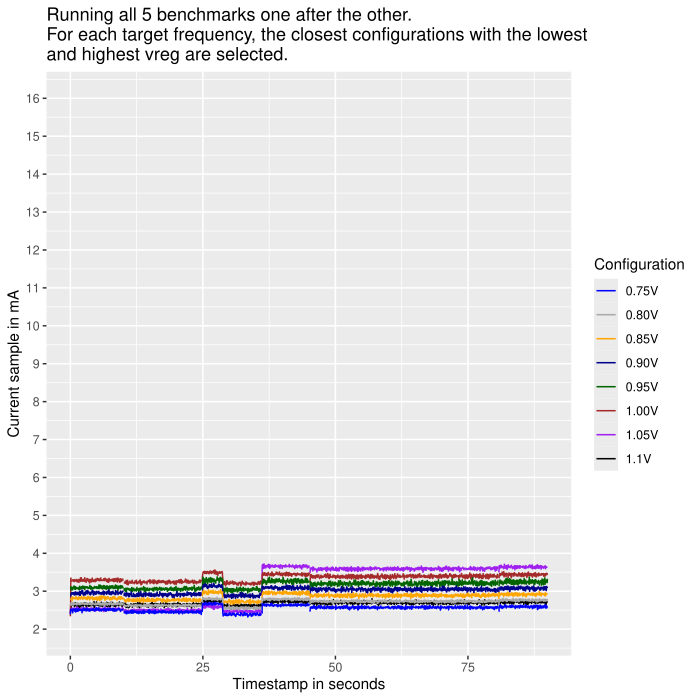

This chart was generated by the following R code:
library("ggplot2")
library("dplyr")
library(rlang)

df <- read.csv("xosc_pairs_freqs.csv")
#df <- df %>%
#  mutate(
#    x_range = cut(
#      expe_num,
#      breaks = c(0, 15, 30),   # upper bound is exclusive by default
#      right = FALSE,              # [0,15), [15,30), ...
#      labels = c("non trimmed", "trimmed")
#    )
#  )
df <- df %>%
  mutate(
    legend_group = case_when(
      expe_num %in% c(0:5)   ~ "1.1V",
      expe_num %in% c(6:11)   ~ "1.05V",
      expe_num %in% c(12:17)   ~ "1.00V",
      expe_num %in% c(18:23)   ~ "0.95V",
      expe_num %in% c(24:29)   ~ "0.90V",
      expe_num %in% c(30:35)   ~ "0.85V",
      expe_num %in% c(36:41)   ~ "0.80V",
      expe_num %in% c(42:47)   ~ "0.75V",
    )
  )
#df <- df %>% filter(expe_num > 3)
p <- ggplot(df, aes(x = current_timestamp, y = current_sample, color=legend_group, group=factor(expe_num))) +
	geom_line(na.rm = TRUE) +
	scale_y_continuous(limits=c(2, 16), n.breaks=15) +
	#geom_hline(yintercept = median(df[df$expe_num == 0,]$current_sample, na.rm = TRUE), color = "red") +
	#facet_wrap(~ x_range) +
	labs(title = "Running all 5 benchmarks one after the other. \nFor each target frequency, the closest configurations with the lowest \nand highest vreg are selected.", x = "Timestamp in seconds", y = "Current sample in mA") +
  scale_color_manual(
		name = "Configuration",
    values = c(
      "1.1V"      = "black",
      "1.05V"      = "purple",
      "1.00V"      = "brown",
      "0.95V"      = "dark green",
      "0.90V"      = "dark blue",
      "0.85V"      = "orange",
      "0.80V"      = "dark grey",
      "0.75V"      = "blue"
    )
  )
ggsave("xosc_pairs_freqs.pdf", plot=p)
